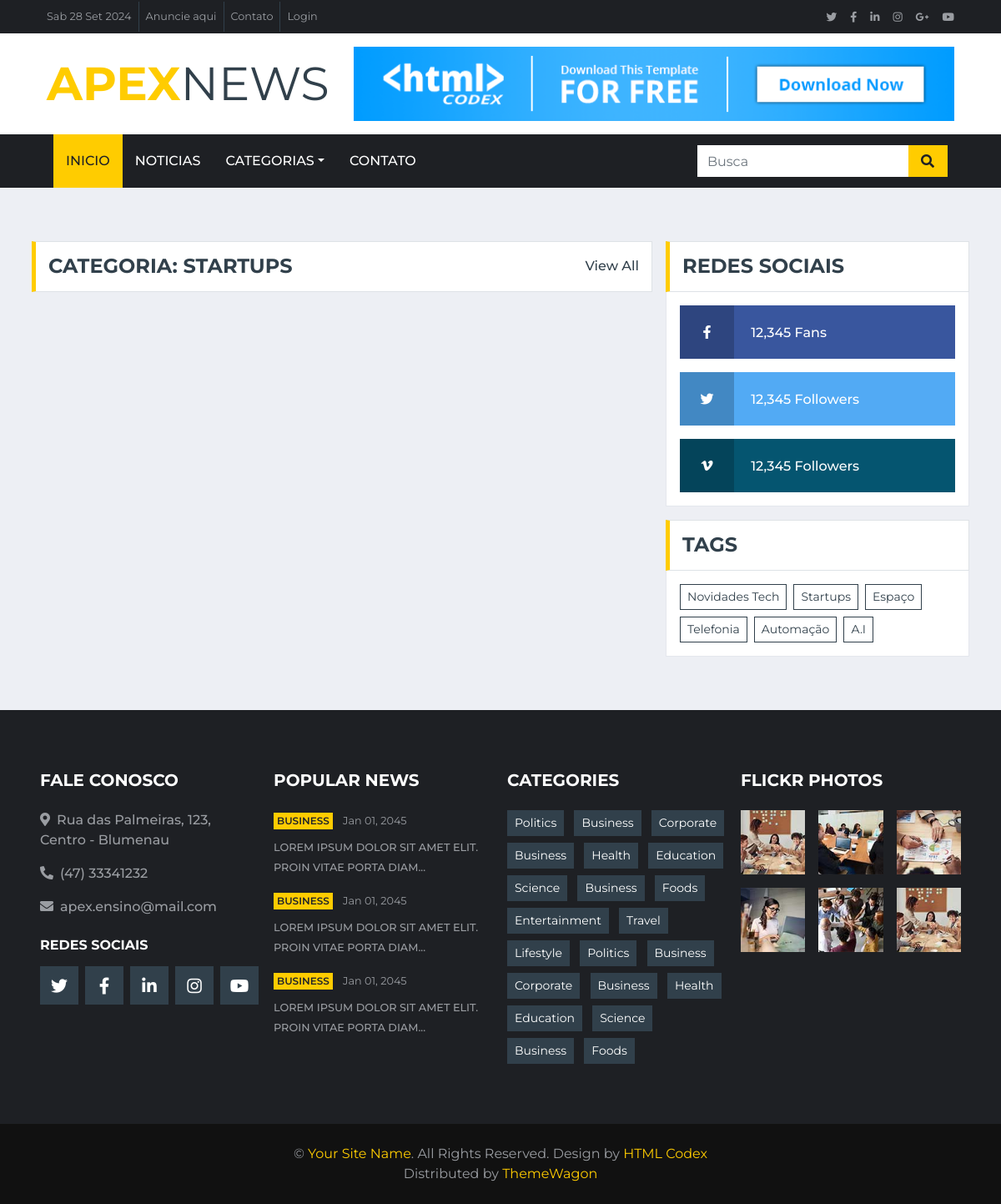
Screenshot of /categoria/2 with the database file from the repository.
### news/models.py (models this page shows, shortened)
class Category(models.Model):
    name = models.CharField(max_length=255)
    bio = models.TextField()
    created_at = models.DateTimeField(auto_now_add=True)
    active = models.BooleanField(default=True)

### news/views.py (the view)
# urls.py: path('categoria/<int:id>', views.category, name='category'),
def category(request, id):
    context = create_base_context()
    if News.objects.filter(category_id=id).exists():
        context.update({
            "news_list": News.objects.filter(category_id=id),
        })
    context.update({
        "category": Category.objects.get(id=id)
    })
    return render(request, 'category/category.html', context)

### news/views.py (called while the page is built)
def create_base_context():
    return {
        "data" : datetime.now(),
        "endereco": {
            "rua": "Rua das Palmeiras, 123, Centro - Blumenau",
            "telefone": "(47) 33341232",
            "email": "apex.ensino@mail.com"
        },
        "latest_news" : News.objects.all().order_by('-id')[:3],
        "categoy_list": Category.objects.all()
    }

### templates/category/category.html (shortened to what this page needs)
{% extends 'base.html' %}
{% block content %}
    {% include 'partials/topbar.html'%}
    {% include 'partials/navbar.html'%}
    <div class="container-fluid mt-5 pt-3">
        <div class="container">
            <div class="row">
                <div class="col-lg-8">
                    <div class="row">
                        <div class="col-12">
                            <div class="section-title">
                                <h4 class="m-0 text-uppercase font-weight-bold">Categoria: {{ category.name }}</h4>
                                <a class="text-secondary font-weight-medium text-decoration-none" href="">View All</a>
                            </div>
                        </div>
                    </div>
                </div>
                <div class="col-lg-4">
                    {% include 'partials/socialfollow.html'%}
                    <div class="mb-3">
                        <div class="section-title mb-0">
                            <h4 class="m-0 text-uppercase font-weight-bold">Tags</h4>
                        </div>
                        <div class="bg-white border border-top-0 p-3">
                            <div class="d-flex flex-wrap m-n1">
                                {% for category in categoy_list %}
                                    <a href="" class="btn btn-sm btn-outline-secondary m-1">{{ category.name }}</a>
                                {% endfor %}
                            </div>
                        </div>
                    </div>
                </div>
            </div>
        </div>
    </div>
{% endblock %}

### templates/base.html (shortened to what this page needs)
{% load static %}
<!DOCTYPE html>
<html lang="en">
<head>
    <link href="https://cdnjs.cloudflare.com/ajax/libs/font-awesome/5.15.0/css/all.min.css" rel="stylesheet">
    <link href="{% static 'lib/owlcarousel/assets/owl.carousel.min.css' %}" rel="stylesheet">
    <link href="{% static 'css/style.css' %}" rel="stylesheet">
</head>
<body>
    {% block content %}{% endblock %}
    {% include 'partials/footer.html'%}
</body>
</html>

### templates/partials/topbar.html
{% load static %}
{% block content %}
<div class="container-fluid d-none d-lg-block">
    <div class="row align-items-center bg-dark px-lg-5">
        <div class="col-lg-9">
            <nav class="navbar navbar-expand-sm bg-dark p-0">
                <ul class="navbar-nav ml-n2">
                    <li class="nav-item border-right border-secondary">
                        <a class="nav-link text-body small" href="#">{{ data|date:"D d M Y" }}</a>
                    </li>
                    <li class="nav-item border-right border-secondary">
                        <a class="nav-link text-body small" href="#">Anuncie aqui</a>
                    </li>
                    <li class="nav-item border-right border-secondary">
                        <a class="nav-link text-body small" href="#">Contato</a>
                    </li>
                    <li class="nav-item">
                        <a class="nav-link text-body small" href="#">Login</a>
                    </li>
                </ul>
            </nav>
        </div>
        <div class="col-lg-3 text-right d-none d-md-block">
            <nav class="navbar navbar-expand-sm bg-dark p-0">
                <ul class="navbar-nav ml-auto mr-n2">
                    <li class="nav-item">
                        <a class="nav-link text-body" href="#"><small class="fab fa-twitter"></small></a>
                    </li>
                    <li class="nav-item">
                        <a class="nav-link text-body" href="#"><small class="fab fa-facebook-f"></small></a>
                    </li>
                    <li class="nav-item">
                        <a class="nav-link text-body" href="#"><small class="fab fa-linkedin-in"></small></a>
                    </li>
                    <li class="nav-item">
                        <a class="nav-link text-body" href="#"><small class="fab fa-instagram"></small></a>
                    </li>
                    <li class="nav-item">
                        <a class="nav-link text-body" href="#"><small class="fab fa-google-plus-g"></small></a>
                    </li>
                    <li class="nav-item">
                        <a class="nav-link text-body" href="#"><small class="fab fa-youtube"></small></a>
                    </li>
                </ul>
            </nav>
        </div>
    </div>
    <div class="row align-items-center bg-white py-3 px-lg-5">
        <div class="col-lg-4">
            <a href="{% url 'index' %}" class="navbar-brand p-0 d-none d-lg-block">
                <h1 class="m-0 display-4 text-uppercase text-primary">Apex<span class="text-secondary font-weight-normal">News</span></h1>
            </a>
        </div>
        <div class="col-lg-8 text-center text-lg-right">
            <a href="https://htmlcodex.com"><img class="img-fluid" src="{% static 'img/ads-728x90.png' %}" alt=""></a>
        </div>
    </div>
</div>
{% endblock %}

### templates/partials/navbar.html (shortened to what this page needs)
{% load static %}
{% block content %}
<div class="container-fluid p-0">
    <nav class="navbar navbar-expand-lg bg-dark navbar-dark py-2 py-lg-0 px-lg-5">
        <div class="collapse navbar-collapse justify-content-between px-0 px-lg-3" id="navbarCollapse">
            <div class="navbar-nav mr-auto py-0">
                <a href="{% url 'index' %}" class="nav-item nav-link active">Inicio</a>
                <a href="#" class="nav-item nav-link">Noticias</a>
                <div class="nav-item dropdown">
                    <a href="" class="nav-link dropdown-toggle" data-toggle="dropdown">Categorias</a>
                </div>
                <a href="contact.html" class="nav-item nav-link">Contato</a>
            </div>
            <div class="input-group ml-auto d-none d-lg-flex" style="width: 100%; max-width: 300px;">
                <input type="text" class="form-control border-0" placeholder="Busca">
                <div class="input-group-append">
                    <button class="input-group-text bg-primary text-dark border-0 px-3"><i
                            class="fa fa-search"></i></button>
                </div>
            </div>
        </div>
    </nav>
</div>
{% endblock %}

### templates/partials/socialfollow.html
{% load static %}
{% block content %}
<div class="mb-3">
    <div class="section-title mb-0">
        <h4 class="m-0 text-uppercase font-weight-bold">Redes Sociais</h4>
    </div>
    <div class="bg-white border border-top-0 p-3">
        <a href="" class="d-block w-100 text-white text-decoration-none mb-3" style="background: #39569E;">
            <i class="fab fa-facebook-f text-center py-4 mr-3" style="width: 65px; background: rgba(0, 0, 0, .2);"></i>
            <span class="font-weight-medium">12,345 Fans</span>
        </a>
        <a href="" class="d-block w-100 text-white text-decoration-none mb-3" style="background: #52AAF4;">
            <i class="fab fa-twitter text-center py-4 mr-3" style="width: 65px; background: rgba(0, 0, 0, .2);"></i>
            <span class="font-weight-medium">12,345 Followers</span>
        </a>
        <a href="" class="d-block w-100 text-white text-decoration-none" style="background: #055570;">
            <i class="fab fa-vimeo-v text-center py-4 mr-3" style="width: 65px; background: rgba(0, 0, 0, .2);"></i>
            <span class="font-weight-medium">12,345 Followers</span>
        </a>
    </div>
</div>
{% endblock %}

### templates/partials/footer.html
{% load static %}
{% block content %}
<div class="container-fluid bg-dark pt-5 px-sm-3 px-md-5 mt-5">
    <div class="row py-4">
        <div class="col-lg-3 col-md-6 mb-5">
            <h5 class="mb-4 text-white text-uppercase font-weight-bold">Fale conosco</h5>
            <p class="font-weight-medium"><i class="fa fa-map-marker-alt mr-2"></i>{{ endereco.rua }}</p>
            <p class="font-weight-medium"><i class="fa fa-phone-alt mr-2"></i>{{ endereco.telefone }}</p>
            <p class="font-weight-medium"><i class="fa fa-envelope mr-2"></i>{{ endereco.email }}</p>
            <h6 class="mt-4 mb-3 text-white text-uppercase font-weight-bold">Redes Sociais</h6>
            <div class="d-flex justify-content-start">
                <a class="btn btn-lg btn-secondary btn-lg-square mr-2" href="#"><i class="fab fa-twitter"></i></a>
                <a class="btn btn-lg btn-secondary btn-lg-square mr-2" href="#"><i class="fab fa-facebook-f"></i></a>
                <a class="btn btn-lg btn-secondary btn-lg-square mr-2" href="#"><i class="fab fa-linkedin-in"></i></a>
                <a class="btn btn-lg btn-secondary btn-lg-square mr-2" href="#"><i class="fab fa-instagram"></i></a>
                <a class="btn btn-lg btn-secondary btn-lg-square" href="#"><i class="fab fa-youtube"></i></a>
            </div>
        </div>
        <div class="col-lg-3 col-md-6 mb-5">
            <h5 class="mb-4 text-white text-uppercase font-weight-bold">Popular News</h5>
            <div class="mb-3">
                <div class="mb-2">
                    <a class="badge badge-primary text-uppercase font-weight-semi-bold p-1 mr-2" href="">Business</a>
                    <a class="text-body" href=""><small>Jan 01, 2045</small></a>
                </div>
                <a class="small text-body text-uppercase font-weight-medium" href="">Lorem ipsum dolor sit amet elit. Proin vitae porta diam...</a>
            </div>
            <div class="mb-3">
                <div class="mb-2">
                    <a class="badge badge-primary text-uppercase font-weight-semi-bold p-1 mr-2" href="">Business</a>
                    <a class="text-body" href=""><small>Jan 01, 2045</small></a>
                </div>
                <a class="small text-body text-uppercase font-weight-medium" href="">Lorem ipsum dolor sit amet elit. Proin vitae porta diam...</a>
            </div>
            <div class="">
                <div class="mb-2">
                    <a class="badge badge-primary text-uppercase font-weight-semi-bold p-1 mr-2" href="">Business</a>
                    <a class="text-body" href=""><small>Jan 01, 2045</small></a>
                </div>
                <a class="small text-body text-uppercase font-weight-medium" href="">Lorem ipsum dolor sit amet elit. Proin vitae porta diam...</a>
            </div>
        </div>
        <div class="col-lg-3 col-md-6 mb-5">
            <h5 class="mb-4 text-white text-uppercase font-weight-bold">Categories</h5>
            <div class="m-n1">
                <a href="" class="btn btn-sm btn-secondary m-1">Politics</a>
                <a href="" class="btn btn-sm btn-secondary m-1">Business</a>
                <a href="" class="btn btn-sm btn-secondary m-1">Corporate</a>
                <a href="" class="btn btn-sm btn-secondary m-1">Business</a>
                <a href="" class="btn btn-sm btn-secondary m-1">Health</a>
                <a href="" class="btn btn-sm btn-secondary m-1">Education</a>
                <a href="" class="btn btn-sm btn-secondary m-1">Science</a>
                <a href="" class="btn btn-sm btn-secondary m-1">Business</a>
                <a href="" class="btn btn-sm btn-secondary m-1">Foods</a>
                <a href="" class="btn btn-sm btn-secondary m-1">Entertainment</a>
                <a href="" class="btn btn-sm btn-secondary m-1">Travel</a>
                <a href="" class="btn btn-sm btn-secondary m-1">Lifestyle</a>
                <a href="" class="btn btn-sm btn-secondary m-1">Politics</a>
                <a href="" class="btn btn-sm btn-secondary m-1">Business</a>
                <a href="" class="btn btn-sm btn-secondary m-1">Corporate</a>
                <a href="" class="btn btn-sm btn-secondary m-1">Business</a>
                <a href="" class="btn btn-sm btn-secondary m-1">Health</a>
                <a href="" class="btn btn-sm btn-secondary m-1">Education</a>
                <a href="" class="btn btn-sm btn-secondary m-1">Science</a>
                <a href="" class="btn btn-sm btn-secondary m-1">Business</a>
                <a href="" class="btn btn-sm btn-secondary m-1">Foods</a>
            </div>
        </div>
        <div class="col-lg-3 col-md-6 mb-5">
            <h5 class="mb-4 text-white text-uppercase font-weight-bold">Flickr Photos</h5>
            <div class="row">
                <div class="col-4 mb-3">
                    <a href=""><img class="w-100" src="img/news-110x110-1.jpg" alt=""></a>
                </div>
                <div class="col-4 mb-3">
                    <a href=""><img class="w-100" src="img/news-110x110-2.jpg" alt=""></a>
                </div>
                <div class="col-4 mb-3">
                    <a href=""><img class="w-100" src="img/news-110x110-3.jpg" alt=""></a>
                </div>
                <div class="col-4 mb-3">
                    <a href=""><img class="w-100" src="img/news-110x110-4.jpg" alt=""></a>
                </div>
                <div class="col-4 mb-3">
                    <a href=""><img class="w-100" src="img/news-110x110-5.jpg" alt=""></a>
                </div>
                <div class="col-4 mb-3">
                    <a href=""><img class="w-100" src="img/news-110x110-1.jpg" alt=""></a>
                </div>
            </div>
        </div>
    </div>
</div>
<div class="container-fluid py-4 px-sm-3 px-md-5" style="background: #111111;">
    <p class="m-0 text-center">&copy; <a href="#">Your Site Name</a>. All Rights Reserved.
    Design by <a href="https://htmlcodex.com">HTML Codex</a><br>
    Distributed by <a href="https://themewagon.com">ThemeWagon</a>
</p>
</div>
{% endblock %}

### rows the page displays
Category: name "STARTUPS", name "Startups"
Category: name "Novidades Tech"
Category: name "Espaço"
Category: name "Telefonia"
Category: name "Automação"
Category: name "A.I"

### other values shown
{{ endereco.rua }} "Rua das Palmeiras, 123, Centro - Blumenau"
{{ endereco.telefone }} "(47) 33341232"
{{ endereco.email }} "apex.ensino@mail.com"
